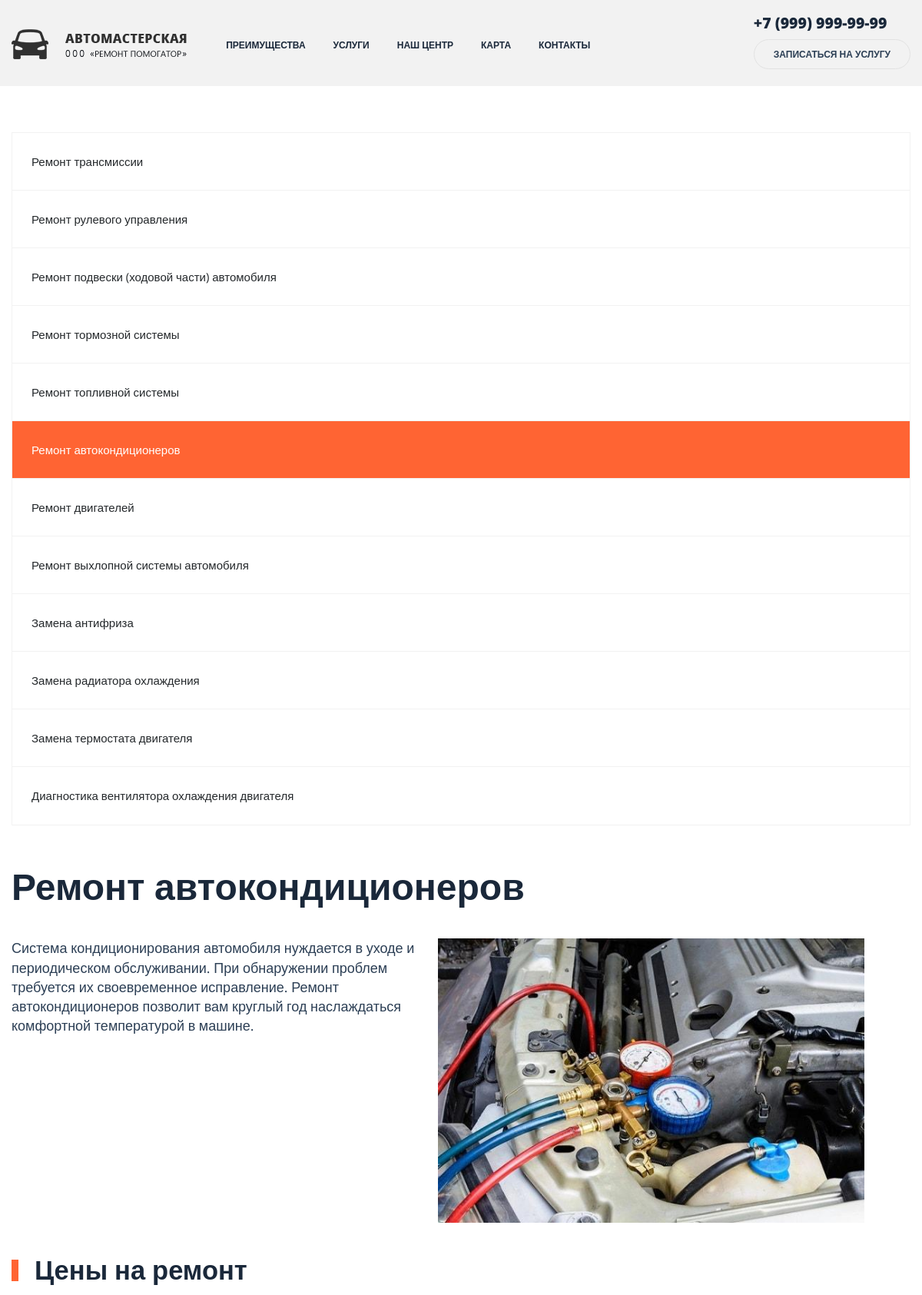
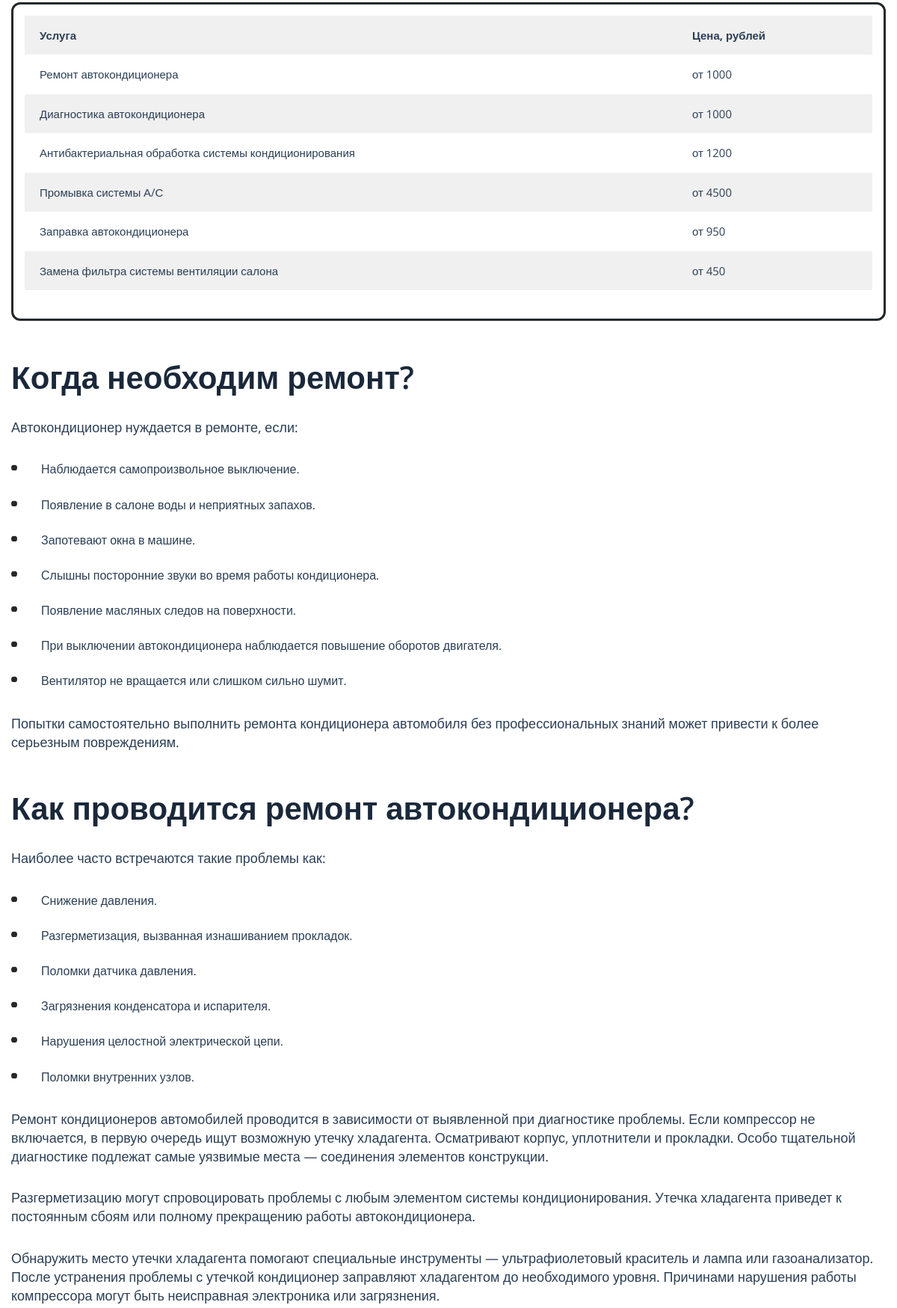
The page /index7.php (upper part) on the database its author committed (2 pictures, top to bottom).
### tables this page shows
CREATE TABLE `service_price_list` (
  `idservice_price_list` int(11) NOT NULL,
  `idservice` int(11) NOT NULL,
  `price` int(11) NOT NULL,
  `start_data` date NOT NULL,
  `end_data` date DEFAULT NULL
);

CREATE TABLE `service` (
  `idservice` int(11) NOT NULL,
  `id_type` int(11) NOT NULL,
  `service` varchar(500) DEFAULT NULL
);

### index7.php (the view, shortened to what this page needs)
<!DOCTYPE html>
<html lang="en" dir="ltr">
  <head>
    <link rel="stylesheet" href="https://stackpath.bootstrapcdn.com/bootstrap/4.1.3/css/bootstrap.min.css"
>
    <link rel="stylesheet" href="https://use.fontawesome.com/releases/v5.6.1/css/all.css"
>
    <link rel="stylesheet" href="css/main2.css">
    <link rel="stylesheet" href="css/media.css">
    <link rel="stylesheet" href="css/animate.css">
    <link rel='stylesheet' id='wp-block-library-css' href='css/style.min-1.css' type='text/css' media='all'>
    <link rel='stylesheet' id='autoservice-style-css' href='css/wmac_single_71dfaf63ff26cdcd8f13a55f6c5f486d-1.css' type='text/css' media='all'>
    <link rel='stylesheet' id='autoservice-main-css' href='css/wmac_single_ce631b6e98131e308f29fbe37d2114e2-1.css' type='text/css' media='all'>
    <link rel='stylesheet' id='autoservice-media-main-css' href='css/wmac_single_e65cdca6a25d2c07eeefa16406e77695-1.css' type='text/css' media='all'>
  </head>
  <body>
    <header>
      <nav class="navbar navbar-expand-lg sticky-top">
        <div class="container">
          <a href="index.html" class="navbar-brad">
            <img src="img/logo.svg" alt="" class="logo">
          </a>
          <div class="collapse navbar-collapse" id="navbarResponsive">
            <ul class="navbar-nav">
            <li class="nav-item">
                <a href="index.html#why" class="nav-link active">
                  Преимущества
                </a>
              </li>
              <li class="nav-item">
                <a href="index2.php" class="nav-link">
                  Услуги
                </a>
              </li>
              <li class="nav-item">
                <a href="index.html#look" class="nav-link">
                  Наш центр
                </a>
              </li>
              <li class="nav-item">
                <a href="index.html#place" class="nav-link">
                  Карта
                </a>
              </li>
              <li class="nav-item">
                <a href="index.html#footer" class="nav-link">
                  Контакты
                </a>
              </li>
            </ul>
          </div>
          <div class="clearfix d-none d-lg-block">
           <div class="contacts__phone bolder">
             +7 (999) 999-99-99
           </div>
           <a class="contacts__btn upper bolder"  onclick="document.getElementById('servicerequestModal').style.display='block'">
             Записаться на услугу
           </a>
          </div>
        </div>
      </nav>
    </header>
    <div id="content" class="site-content">
			<div class="wrapper">
				<div class="inner">
					<div class="inner-page">
						<aside id="secondary" class="widget-area">
							<nav class="sidebar-nav">
                  <ul>
                    <li class="page_item page-item-468 page_item_has_children"><a href="index2.php">Ремонт трансмиссии</a>
                    </li>
                    <li class="page_item page-item-469 page_item_has_children"><a href="index3.php">Ремонт рулевого управления</a>
                    </li>
                    <li class="page_item page-item-470 page_item_has_children"><a href="index4.php">Ремонт подвески (ходовой части) автомобиля</a>
                    </li>
                    <li class="page_item page-item-471 page_item_has_children"><a href="index5.php">Ремонт тормозной системы</a>
                    </li>
                    <li class="page_item page-item-472 page_item_has_children"><a href="index6.php">Ремонт топливной системы</a>
                    </li>
                    <li class="page_item page-item-473 current_page_item"><a href="index7.php">Ремонт автокондиционеров</a>
                    </li>
                    <li class="page_item page-item-474 page_item_has_children"><a href="index8.php">Ремонт двигателей</a>
                    </li>
                    <li class="page_item page-item-475 page_item_has_children"><a href="index9.php">Ремонт выхлопной системы автомобиля</a>
                    </li>
                    <li class="page_item page-item-994"><a href="index10.php">Замена антифриза</a></li>
                    <li class="page_item page-item-1001"><a href="index11.php">Замена радиатора охлаждения</a></li>
                    <li class="page_item page-item-1004"><a href="index12.php">Замена термостата двигателя</a></li>
                    <li class="page_item page-item-1007"><a href="index13.php" aria-current="page">Диагностика вентилятора охлаждения двигателя</a></li>
                  </ul>
							</nav>
						</aside>
						<div id="primary" class="content-area">
							<main id="main" class="site-main">
								<div class="inner-page-preview section mb0">
									<div class="inner-page-preview-layout">
										<div class="section-title">
											<h1>Ремонт автокондиционеров</h1>
										</div>
									</div>
								</div>
								<article id="post-473" class="post-473 page type-page status-publish has-post-thumbnail hentry">
									<div class="entry-content">
										<div id="seo-img-block_5efddee0a18bb" class="seo-img section mb0">
											<div class="section-bg"></div>
											<div class="seo-img-layout">
												<div class="seo-img-left">
													<div class="seo-img-desc section-desc">
														<p>Система кондиционирования автомобиля нуждается в уходе и периодическом обслуживании. При обнаружении проблем требуется их своевременное исправление. Ремонт автокондиционеров позволит вам круглый год наслаждаться комфортной температурой в машине.</p>
													</div>
												</div>
												<div class="seo-img-right">
													<div class="seo-img-photo"> <img width="600" height="400" src="img/remont-avtokondicionerov.jpg"> </div>
												</div>
											</div>
										</div>
										<h2>Цены на ремонт</h2>
										<figure class="wp-block-table is-style-stripes">
											<table>
												<tbody>
													<tr>
                            <td><strong>Услуга</strong></td>
                            <td><strong>Цена, рублей</strong></td>
													</tr>
													<?php
                                                    include('admin/database/dbconfig.php');
                          $sql = "SELECT s.service, spl.price FROM service s LEFT JOIN service_price_list spl
                          ON s.idservice = spl.idservice WHERE s.id_type = 6 AND spl.end_data IS NULL";
                          $result = $connection->query($sql);
                          while($row = $result->fetch_assoc()) {
                              echo"
                            <tr>
                                <td>" . $row["service"] ."</td>
                                <td>от " . $row["price"] ."</td>
                            </tr>";
                          }
                                                    ?>
												</tbody>
											</table>
										</figure>
										<div id="seo-block_5efddf18a18bc" class="seo section mb0">
											<div class="section-bg"></div>
											<div class="seo-layout">
												<div class="section-title">
													<h2>Когда необходим ремонт? </h2>
												</div>
												<div class="section-desc">
													<p>Автокондиционер нуждается в ремонте, если: </p>
													<ul class="check-list-dots">
														<li>Наблюдается самопроизвольное выключение.</li>
														<li>Появление в салоне воды и неприятных запахов.</li>
														<li>Запотевают окна в машине.</li>
														<li>Слышны посторонние звуки во время работы кондиционера.</li>
														<li>Появление масляных следов на поверхности.</li>
														<li>При выключении автокондиционера наблюдается повышение оборотов двигателя.</li>
														<li>Вентилятор не вращается или слишком сильно шумит.</li>
													</ul>
													<p>Попытки самостоятельно выполнить ремонта кондиционера автомобиля без профессиональных знаний может привести к более серьезным повреждениям.</p>
												</div>
											</div>
										</div>
										<div id="seo-block_5efddf2fa18bd" class="seo section mb0">
											<div class="section-bg"></div>
											<div class="seo-layout">
												<div class="section-title">
													<h2>Как проводится ремонт автокондиционера?</h2>
												</div>
												<div class="section-desc">
													<p>Наиболее часто встречаются такие проблемы как:</p>
													<ul class="check-list-dots">
														<li>Снижение давления.</li>
														<li>Разгерметизация, вызванная изнашиванием прокладок.</li>
														<li>Поломки датчика давления.</li>
														<li>Загрязнения конденсатора и испарителя.</li>
														<li>Нарушения целостной электрической цепи.</li>
														<li>Поломки внутренних узлов.</li>
													</ul>
													<p>Ремонт кондиционеров автомобилей проводится в зависимости от выявленной при диагностике проблемы. Если компрессор не включается, в первую очередь ищут возможную утечку хладагента. Осматривают корпус, уплотнители и прокладки. Особо тщательной диагностике подлежат самые уязвимые места — соединения элементов конструкции. </p>
													<p>Разгерметизацию могут спровоцировать проблемы с любым элементом системы кондиционирования. Утечка хладагента приведет к постоянным сбоям или полному прекращению работы автокондиционера. </p>
													<p>Обнаружить место утечки хладагента помогают специальные инструменты — ультрафиолетовый краситель и лампа или газоанализатор. После устранения проблемы с утечкой кондиционер заправляют хладагентом до необходимого уровня. Причинами нарушения работы компрессора могут быть неисправная электроника или загрязнения. </p>
												</div>
											</div>
										</div>
									</div>
								</article>
                            </main>
                        </div>
                    </div>
                </div>
            </div>
        </div>
</body>
</html>

### css/main2.css (style rules this page uses)
html { font-size: 15px; }
body { font-family: 'Open Sans', sans-serif; color: #2c3f55; overflow-x: hidden; }
ul, li { display: block; margin: 0px; padding: 0px; }
.container { position: relative; }
* { -moz-transition: all 0.3s ease; -webkit-transition-property: all; -webkit-transition-duration: 0.3s; -webkit-transition-timing-function: ease; }
h2 { font-size: 2.3rem; font-weight: 600; color: #1a283a; margin-left: 30px; margin-top: 0px; margin-bottom: 0px; }
h2:before { content: ''; display: block; background: #FF6433; width: 9px; height: 28px; position: absolute; margin-top: 8px; margin-left: -30px; }
.bolder { font-weight: 800; }
.upper { text-transform: uppercase; }
.navbar { background: #F2F2F2; padding: 15px 0 31px 0; }
.logo { margin-top: 20px; }
.navbar-nav { margin: 22px 0 0 75px; }
.nav-link { color: #1A283A; text-transform: uppercase; font-weight: 800; border-radius: 60px; font-size: 0.8rem; padding: 8px 18px !important; padding-left: 40px; }
.contacts__phone { font-size: 1.667rem; color: #1A283A; margin-bottom: 14px; }
.contacts__btn { font-size: 0.8rem; border: 1px solid #E2E2E2; padding: 10px 25px; color: #1A283A; border-radius: 60px; }
h1 { font-size: 3.333rem; color: #1a283a; font-weight: 600; margin: 80px 0 80px 0; line-height: 1.2em; }
.section-title { margin-top: 50px; }

### css/media.css (style rules this page uses)
@media screen and (max-width: 1200px) { body { overflow-x: hidden; } }
@media (min-width: 992px) and (max-width: 1200px) { .container { max-width: 100%; } }
@media (min-width: 992px) and (max-width: 1200px) { .navbar-nav { margin-left: 4.5%; } }
@media (min-width: 992px) and (max-width: 1200px) { .contacts__phone { font-size: 1.3rem; } }

### css/style.min-1.css (style rules this page uses)
.wp-block-table { overflow-x:auto }
.wp-block-table table { width:100% }
.wp-block-table.is-style-stripes { border-spacing:0; border-collapse:inherit; background-color:transparent; }
.wp-block-table.is-style-stripes tbody tr:nth-child(odd) { background-color:#f0f0f0 }
.wp-block-table.is-style-stripes td,.wp-block-table.is-style-stripes th { border-color:transparent }

### css/wmac_single_71dfaf63ff26cdcd8f13a55f6c5f486d-1.css (style rules this page uses)
html { line-height:1.15; -webkit-text-size-adjust:100% }
body { margin:0 }
h1 { font-size:2em; margin:.67em 0 }
body,button,input,select,optgroup,textarea { font-size:16px; font-size:1rem; line-height:1.5 }
h1,h2,h3,h4,h5,h6 { clear:both }
p { margin-bottom:1.5em }
ul,ol { margin:30px 0 }
ul { list-style:disc }
img { height:auto; max-width:100% }
figure { margin:1em 0 }
table { margin:0 0 1.5em; width:100% }
.clear:before,.clear:after,.entry-content:before,.entry-content:after,.comment-content:before,.comment-content:after,.site-header:before,.site-header:after,.site-content:before,.site-content:after,.site-footer:before,.site-footer:after { content:""; display:table; table-layout:fixed }
.clear:after,.entry-content:after,.comment-content:after,.site-header:after,.site-content:after,.site-footer:after { clear:both }

### css/wmac_single_e65cdca6a25d2c07eeefa16406e77695-1.css (style rules this page uses)
@media screen and (max-width:1200px) { .inner-page { display:block } }
@media screen and (max-width:1200px) { .widget-area { width:100%; margin-bottom:30px } }

### rows shown on the page
service_price_list: idservice.service "Ремонт автокондиционера", price "1000"
service_price_list: idservice.service "Диагностика автокондиционера", price "1000"
service_price_list: idservice.service "Антибактериальная обработка системы кондиционирования", price "1200"
service_price_list: idservice.service "Промывка системы А/С", price "4500"
service_price_list: idservice.service "Заправка автокондиционера", price "950"
service_price_list: idservice.service "Замена фильтра системы вентиляции салона", price "450"
